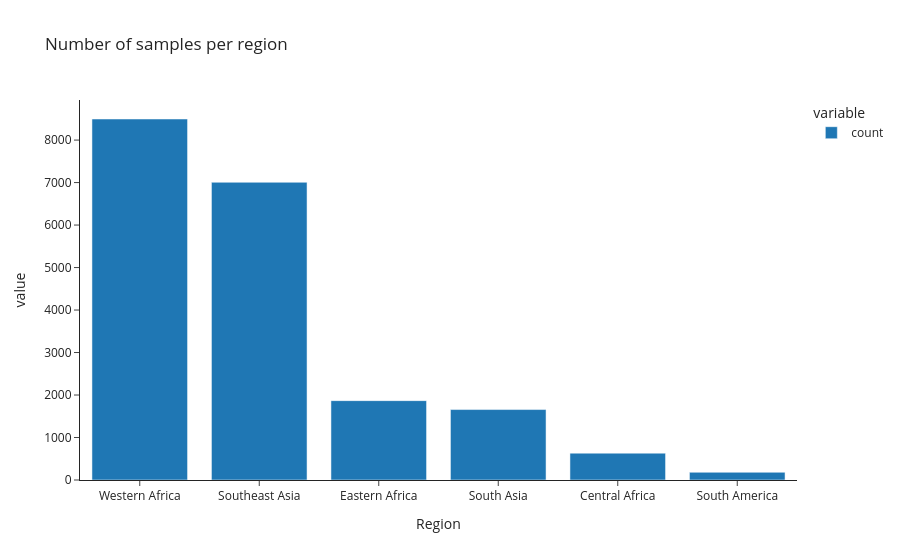

Notebook source saved alongside this figure:
### Code cell
px.bar(
    metadata['Region'].value_counts(),
    template='simple_white',
    title='Number of samples per region'
)

### Figure 1 — Plotly figure (JSON) as saved in the notebook; plotly's stock layout.template omitted (floating-point values rounded to 4 significant figures)
{"data": [{"hovertemplate": "variable=count<br>Region=%{x}<br>value=%{y}<extra></extra>", "legendgroup": "count", "marker": {"color": "#1F77B4", "pattern": {"shape": ""}}, "name": "count", "orientation": "v", "showlegend": true, "textposition": "auto", "type": "bar", "x": ["Western Africa", "Southeast Asia", "Eastern Africa", "South Asia", "Central Africa", "South America"], "xaxis": "x", "y": [8496, 7007, 1868, 1658, 632, 182], "yaxis": "y"}], "layout": {"barmode": "relative", "legend": {"title": {"text": "variable"}, "tracegroupgap": 0}, "title": {"text": "Number of samples per region"}, "xaxis": {"anchor": "y", "domain": [0, 1], "title": {"text": "Region"}}, "yaxis": {"anchor": "x", "domain": [0, 1], "title": {"text": "value"}}}}
